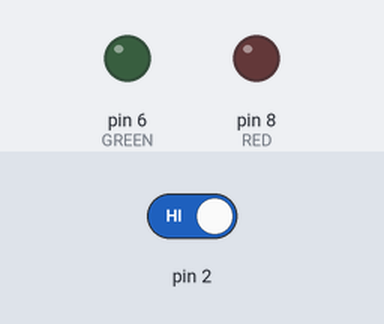
This sketch was run on a simulated Arduino Uno, built with avr-gcc and run on an emulated ATmega328P. Shown: output pins drawn as LEDs (lit = HIGH). The test bench sets the inputs (shaded band); at power-on: pin 2 HIGH. Sleep ends after the set time or at an interrupt; no radio packets arrive unless stated; what the sketch prints to the serial monitor is not drawn.

Above: at 1.2 s.
1.3 s: pin 2 driven LOW
At 2.3 s:
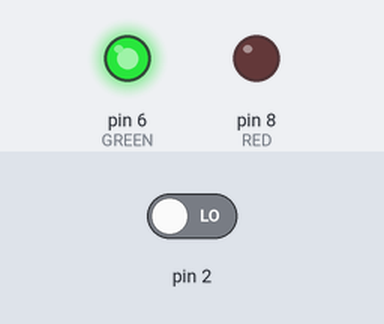
Timing chart, 0 to 4.3 s (numbered marks = the images above; inputs shaded):
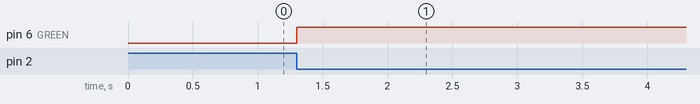

Measured:
- after the input at 1.3 s, pin 6 (GREEN): LOW → HIGH at once

The sketch:

three_node_receiver_sleep.ino
```cpp
/**
This sketch is identical to the receiver in the three node topology
except that it uses interrupts to listen for signals rather than
polling and it goes to sleep between interrupts.

First it waits 3 seconds, then it broadcasts the system_armed message.
Then it listens to the other two nodes
and reacts accordingly (lights its red LED when intruder alert, green otherwise). It doesn't
send any response back though (at least not in this version).
*/
#include <avr/interrupt.h>
#include <avr/power.h>
#include <avr/sleep.h>
#include <avr/io.h>
#include <SPI.h>
#include "RF24.h"

/**Pin declarations*/
const unsigned int RED = 8;
const unsigned int GREEN = 6;

/**Radio code*/
const int TIMEOUT = 200;//ms to wait for timeout
RF24 radio(9,10);  // Set up nRF24L01 radio on SPI bus plus pins 9 & 10
byte talking_pipes[][6] = { "1Node", "2Node" };
byte broadcast_pipes[][6] = { "Node1", "Node2" };

volatile bool pipe1_alert = false;
volatile bool pipe2_alert = false;
bool have_not_broadcasted = true;

volatile int blah_count = 0;

void setup(void)
{
  /**Pin sets*/
  pinMode(GREEN, OUTPUT);
  pinMode(RED, OUTPUT);

  /**Radio*/
  radio.begin();
  radio.setRetries(15, 15);
  radio.openReadingPipe(1, talking_pipes[0]);
  radio.openReadingPipe(2, talking_pipes[1]);
  radio.startListening();

  Serial.begin(115200);
}

void loop(void)
{
  if (have_not_broadcasted)
  {
    for (int i = 0; i < 15; i++)
      broadcast();

    have_not_broadcasted = false;
    attachInterrupt(0, check_messages_ISR, LOW);
  }

  set_sleep_mode(SLEEP_MODE_PWR_DOWN);
  sleep_enable();
  Serial.println("Sleep.");
  sleep_mode();
  Serial.println("Awake.");
}

void broadcast(void)
{
  radio.stopListening();

  for (int i = 0; i < 2; i++)
  {
    radio.openWritingPipe(broadcast_pipes[i]);
    bool arm_system = true;
    radio.write(&arm_system, sizeof(bool));
  }

  radio.startListening();
}

void check_messages_ISR(void)
{
  bool tx, fail, rx;
  radio.whatHappened(tx, fail, rx);

  bool intruder_alert = (pipe1_alert || pipe2_alert);
  uint8_t pipe_number;
  if (rx && radio.available(&pipe_number))
  {
    //Serial.println("RX");
    radio.read(&intruder_alert, sizeof(bool));
  }

//  if (fail)
//    Serial.println("FAIL");
//
//  if (tx)
//    Serial.println("TX");

  switch (pipe_number)
  {
    case 1://pipe 1
      pipe1_alert = intruder_alert;
      if (intruder_alert) Serial.println("Pipe 1 alert!"); else Serial.println("Pipe 1 clear.");
      break;
    case 2://pipe 2
      pipe2_alert = intruder_alert;
      if (intruder_alert) Serial.println("Pipe 2 alert!"); else Serial.println("Pipe 2 clear.");
      break;
  }

  display_alert_status();
}

void display_alert_status(void)
{
  if (pipe1_alert || pipe2_alert)
  {
    digitalWrite(GREEN, LOW);
    digitalWrite(RED, HIGH);
  }
  else
  {
    digitalWrite(GREEN, HIGH);
    digitalWrite(RED, LOW);
  }
}
```
